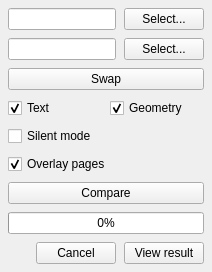
<?xml version="1.0" encoding="UTF-8"?>
<ui version="4.0">
 <class>ComparePage</class>
 <widget class="QWidget" name="ComparePage">
  <layout class="QVBoxLayout" name="verticalLayout">
   <property name="spacing">
    <number>8</number>
   </property>
   <property name="leftMargin"><number>8</number></property>
   <property name="topMargin"><number>8</number></property>
   <property name="rightMargin"><number>8</number></property>
   <property name="bottomMargin"><number>8</number></property>
   <item>
    <layout class="QGridLayout" name="gridLayout">
     <property name="horizontalSpacing">
      <number>8</number>
     </property>
     <property name="verticalSpacing">
      <number>8</number>
     </property>
     <item row="0" column="0">
      <widget class="QLineEdit" name="editOld">
       <property name="readOnly">
        <bool>true</bool>
       </property>
      </widget>
     </item>
     <item row="0" column="1">
      <widget class="QPushButton" name="btnOld">
       <property name="text">
        <string>Select...</string>
       </property>
      </widget>
     </item>
     <item row="1" column="0">
      <widget class="QLineEdit" name="editNew">
       <property name="readOnly">
        <bool>true</bool>
       </property>
      </widget>
     </item>
     <item row="1" column="1">
      <widget class="QPushButton" name="btnNew">
       <property name="text">
        <string>Select...</string>
       </property>
      </widget>
     </item>
     <item row="2" column="0" colspan="2">
      <widget class="QPushButton" name="btnSwap">
       <property name="text">
        <string>Swap</string>
       </property>
      </widget>
     </item>
    </layout>
   </item>
   <item>
    <layout class="QHBoxLayout" name="elementsLayout">
     <item>
      <widget class="QCheckBox" name="textChk">
       <property name="text">
        <string>Text</string>
       </property>
       <property name="checked">
        <bool>true</bool>
       </property>
      </widget>
     </item>
     <item>
      <widget class="QCheckBox" name="geomChk">
       <property name="text">
        <string>Geometry</string>
       </property>
       <property name="checked">
        <bool>true</bool>
       </property>
      </widget>
     </item>
    </layout>
   </item>
   <item>
    <widget class="QCheckBox" name="silentChk">
     <property name="text">
      <string>Silent mode</string>
     </property>
     <property name="checked">
      <bool>false</bool>
     </property>
    </widget>
   </item>
    <item>
     <widget class="QCheckBox" name="overlayChk">
      <property name="text">
       <string>Overlay pages</string>
      </property>
      <property name="checked">
       <bool>true</bool>
      </property>
     </widget>
    </item>
   <item>
    <widget class="QPushButton" name="btnCompare">
     <property name="text">
      <string>Compare</string>
     </property>
    </widget>
   </item>
   <item>
    <widget class="QProgressBar" name="progressBar">
     <property name="value">
      <number>0</number>
     </property>
     <property name="textVisible">
      <bool>true</bool>
     </property>
    </widget>
   </item>
<item>
 <layout class="QHBoxLayout" name="progressLayout">
  <item>
   <widget class="QLabel" name="labelStatus">
    <property name="text">
     <string></string>
    </property>
    <property name="alignment">
     <set>Qt::AlignCenter</set>
    </property>
   </widget>
  </item>
  <item>
   <widget class="QPushButton" name="btnCancel">
    <property name="text">
     <string>Cancel</string>
    </property>
    <property name="visible">
     <bool>false</bool>
    </property>
   </widget>
  </item>
  <item>
   <widget class="QPushButton" name="btnView">
    <property name="text">
     <string>View result</string>
    </property>
    <property name="visible">
     <bool>false</bool>
    </property>
   </widget>
  </item>
 </layout>
</item>
  </layout>
 </widget>
 <resources/>
 <connections/>
</ui>
